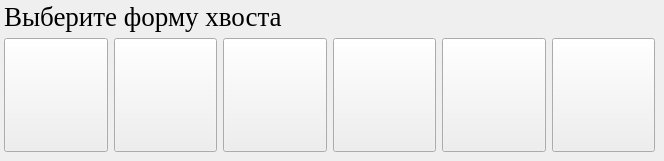
     <widget class="QWidget" name="tab_15">
      <attribute name="title">
       <string>Вид хвоста</string>
      </attribute>
      <widget class="QWidget" name="layoutWidget">
       <property name="geometry">
        <rect>
         <x>4</x>
         <y>1</y>
         <width>651</width>
         <height>151</height>
        </rect>
       </property>
       <layout class="QVBoxLayout" name="verticalLayout_10">
        <item>
         <widget class="QLabel" name="label_27">
          <property name="font">
           <font>
            <family>Times New Roman</family>
            <pointsize>20</pointsize>
           </font>
          </property>
          <property name="text">
           <string>Выберите форму хвоста</string>
          </property>
         </widget>
        </item>
        <item>
         <layout class="QGridLayout" name="gridLayout_17">
          <item row="1" column="0">
           <widget class="QPushButton" name="pushButton_150">
            <property name="enabled">
             <bool>true</bool>
            </property>
            <property name="sizePolicy">
             <sizepolicy hsizetype="Fixed" vsizetype="Expanding">
              <horstretch>7</horstretch>
              <verstretch>0</verstretch>
             </sizepolicy>
            </property>
            <property name="font">
             <font>
              <pointsize>48</pointsize>
             </font>
            </property>
            <property name="whatsThis">
             <string>&lt;html&gt;&lt;head/&gt;&lt;body&gt;&lt;p&gt;1233&lt;/p&gt;&lt;/body&gt;&lt;/html&gt;</string>
            </property>
            <property name="text">
             <string/>
            </property>
            <property name="icon">
             <iconset>
              <normaloff>Pic/t1.jpg</normaloff>Pic/t1.jpg</iconset>
            </property>
            <property name="iconSize">
             <size>
              <width>80</width>
              <height>80</height>
             </size>
            </property>
            <property name="checkable">
             <bool>false</bool>
            </property>
           </widget>
          </item>
          <item row="1" column="4">
           <widget class="QPushButton" name="pushButton_151">
            <property name="enabled">
             <bool>true</bool>
            </property>
            <property name="sizePolicy">
             <sizepolicy hsizetype="Fixed" vsizetype="Expanding">
              <horstretch>7</horstretch>
              <verstretch>0</verstretch>
             </sizepolicy>
            </property>
            <property name="font">
             <font>
              <pointsize>48</pointsize>
             </font>
            </property>
            <property name="text">
             <string/>
            </property>
            <property name="icon">
             <iconset>
              <normaloff>Pic/t5.jpg</normaloff>Pic/t5.jpg</iconset>
            </property>
            <property name="iconSize">
             <size>
              <width>80</width>
              <height>80</height>
             </size>
            </property>
            <property name="checkable">
             <bool>false</bool>
            </property>
           </widget>
          </item>
          <item row="1" column="2">
           <widget class="QPushButton" name="pushButton_152">
            <property name="enabled">
             <bool>true</bool>
            </property>
            <property name="sizePolicy">
             <sizepolicy hsizetype="Fixed" vsizetype="Expanding">
              <horstretch>7</horstretch>
              <verstretch>0</verstretch>
             </sizepolicy>
            </property>
            <property name="font">
             <font>
              <pointsize>48</pointsize>
             </font>
            </property>
            <property name="text">
             <string/>
            </property>
            <property name="icon">
             <iconset>
              <normaloff>Pic/t3.jpg</normaloff>Pic/t3.jpg</iconset>
            </property>
            <property name="iconSize">
             <size>
              <width>80</width>
              <height>80</height>
             </size>
            </property>
            <property name="checkable">
             <bool>false</bool>
            </property>
           </widget>
          </item>
          <item row="1" column="1">
           <widget class="QPushButton" name="pushButton_153">
            <property name="enabled">
             <bool>true</bool>
            </property>
            <property name="sizePolicy">
             <sizepolicy hsizetype="Fixed" vsizetype="Expanding">
              <horstretch>7</horstretch>
              <verstretch>0</verstretch>
             </sizepolicy>
            </property>
            <property name="font">
             <font>
              <pointsize>48</pointsize>
             </font>
            </property>
            <property name="text">
             <string/>
            </property>
            <property name="icon">
             <iconset>
              <normaloff>Pic/t2.jpg</normaloff>Pic/t2.jpg</iconset>
            </property>
            <property name="iconSize">
             <size>
              <width>80</width>
              <height>80</height>
             </size>
            </property>
            <property name="checkable">
             <bool>false</bool>
            </property>
           </widget>
          </item>
          <item row="1" column="3">
           <widget class="QPushButton" name="pushButton_154">
            <property name="enabled">
             <bool>true</bool>
            </property>
            <property name="sizePolicy">
             <sizepolicy hsizetype="Fixed" vsizetype="Expanding">
              <horstretch>7</horstretch>
              <verstretch>0</verstretch>
             </sizepolicy>
            </property>
            <property name="font">
             <font>
              <pointsize>48</pointsize>
             </font>
            </property>
            <property name="text">
             <string/>
            </property>
            <property name="icon">
             <iconset>
              <normaloff>Pic/t4.jpg</normaloff>Pic/t4.jpg</iconset>
            </property>
            <property name="iconSize">
             <size>
              <width>80</width>
              <height>80</height>
             </size>
            </property>
            <property name="checkable">
             <bool>false</bool>
            </property>
           </widget>
          </item>
          <item row="1" column="5">
           <widget class="QPushButton" name="pushButton_155">
            <property name="sizePolicy">
             <sizepolicy hsizetype="Fixed" vsizetype="Expanding">
              <horstretch>7</horstretch>
              <verstretch>0</verstretch>
             </sizepolicy>
            </property>
            <property name="font">
             <font>
              <pointsize>48</pointsize>
             </font>
            </property>
            <property name="text">
             <string/>
            </property>
            <property name="icon">
             <iconset>
              <normaloff>Pic/t6.jpg</normaloff>Pic/t6.jpg</iconset>
            </property>
            <property name="iconSize">
             <size>
              <width>80</width>
              <height>80</height>
             </size>
            </property>
           </widget>
          </item>
         </layout>
        </item>
       </layout>
      </widget>
     </widget>
